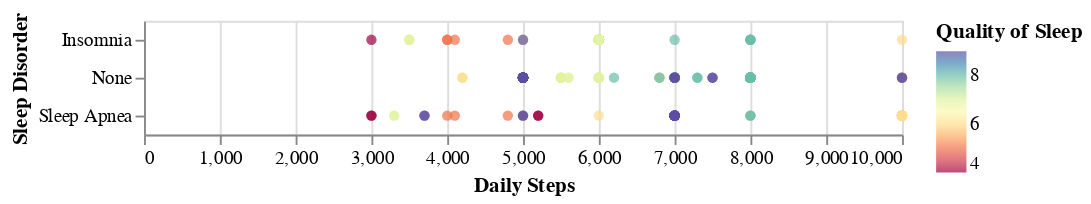

The cell this chart's notebook holds for it:
### Code cell
alt.Chart(data).mark_circle().encode(
    x = "Daily Steps",
    y = "Sleep Disorder",
    color=alt.Color('Quality of Sleep', scale=alt.Scale(scheme='spectral')),
    tooltip=["Gender", "Sleep Disorder"]
)

### Figure 1 — Vega-Lite specification as saved in the notebook (floating-point values rounded to 4 significant figures; data arrays with more than 128 entries replaced by an {"elided": "..."} marker saying what was removed)
{"config": {"view": {"continuousWidth": 400, "continuousHeight": 300}}, "data": {"name": "data-0a8151ac912dbc8299ee2d748a0b855a"}, "mark": "circle", "encoding": {"color": {"field": "Quality of Sleep", "scale": {"scheme": "spectral"}, "type": "quantitative"}, "tooltip": [{"field": "Gender", "type": "nominal"}, {"field": "Sleep Disorder", "type": "nominal"}], "x": {"field": "Daily Steps", "type": "quantitative"}, "y": {"field": "Sleep Disorder", "type": "nominal"}}, "$schema": "https://vega.github.io/schema/vega-lite/v4.17.0.json", "datasets": {"data-0a8151ac912dbc8299ee2d748a0b855a": {"elided": "374 records"}}}
